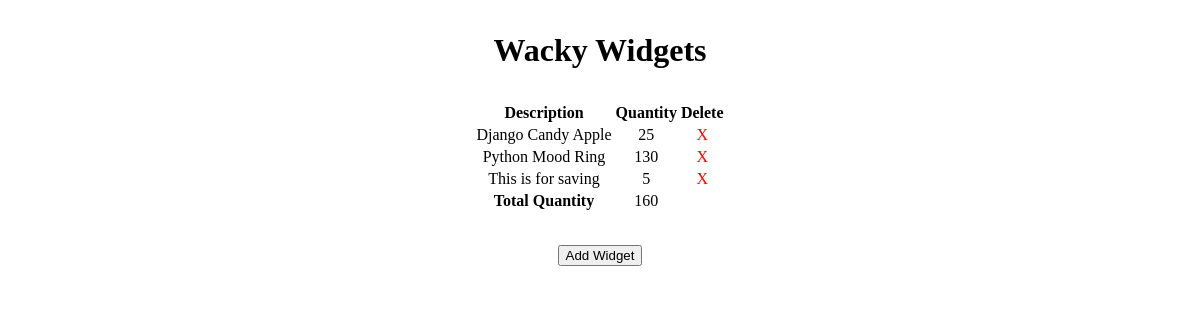
Before: / with the older database file.
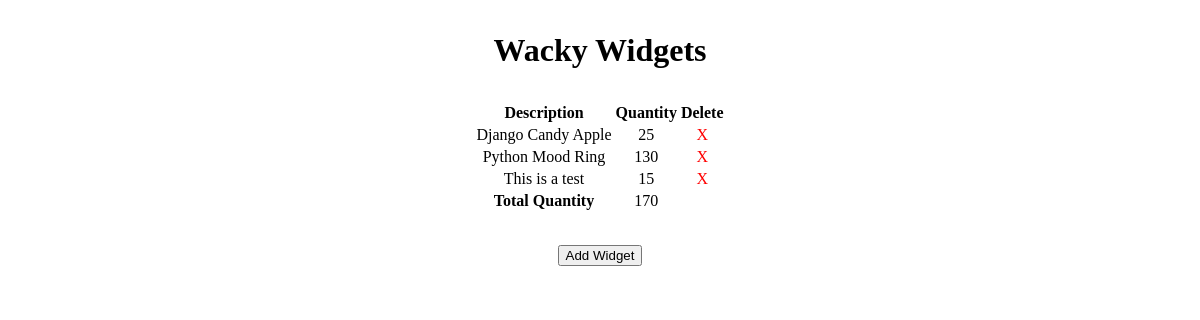
After: the same page with the newer database file.
### main_app/models.py (models this page shows, shortened)
class Widget(models.Model):
  description = models.CharField(max_length=50)
  quantity = models.IntegerField()

### main_app/views.py (the view)
# urls.py: path('', views.index, name='index'),
def index(request):
    widgets = Widget.objects.all()
    total = 0
    for widget in widgets:
      total += widget.quantity
    return render(request, 'index.html', {'widgets': widgets, 'total': total})

### main_app/templates/index.html (shortened to what this page needs)
{% load static %}
<!DOCTYPE html>
<html lang="en">
<head>
  <link rel="stylesheet" type="text/css" href="{% static 'css/style.css' %}">
  <link rel="stylesheet" href="https://unpkg.com/purecss@1.0.0/build/pure-min.css">
</head>
  <body>
    <h1>Wacky Widgets</h1>
    {% if widgets|length == 0 %}
    <h3>No Widgets Exist</h3><hr>
    {% else %}
    <table class="pure-table pure-table-striped">
      <thead>
        <tr>
          <th>Description</th>
          <th>Quantity</th>
          <th>Delete</th>
        </tr>
      <tbody>
        {% for widget in widgets %}
          <tr>
            <td>{{ widget.description }}</td>
            <td>{{ widget.quantity }}</td>
            <td><a href="{% url 'delete_widget' widget.id %}">X</a></td>
          </tr>
        {% endfor %}
          <tr>
            <td><strong>Total Quantity</strong></td>
            <td>{{ total }}</td>
            <td></td>
          </tr>
        </tbody>
      </thead>
    </table>
    {% endif %}
  <a href="{% url 'add_widget' %}"><button class="pure-button">Add Widget</button></a>
</body>
</html>

### main_app/static/css/style.css (style rules this page uses)
body { text-align: center; margin: 2rem; }
table { margin: 2rem auto; }
table a { color: red; text-decoration: none; }

Changed rows visible on the page:
removed Widget: description "This is for saving", quantity "5"
added Widget: description "This is a test", quantity "15"
Other visible differences:
{{ total }}: "160" → "170"
